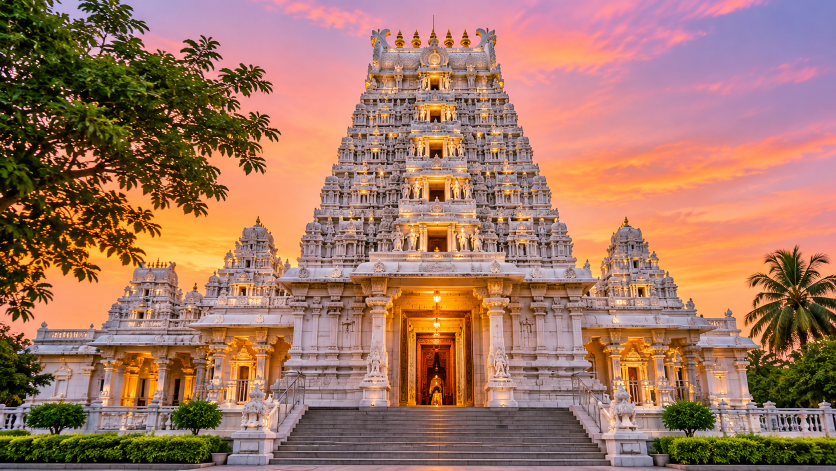
#> input picture temple.png, 1672 x 941 px (shown at 1/2 size)
$ jupyter execute EXP-4.ipynb
#> lines starting #> are read from the running program, lines starting #| are printed output that depends on the picture
[cell 1]
import cv2
import numpy as np
import matplotlib.pyplot as plt
image = cv2.imread('temple.png')
#> image is the input picture: shape (941, 1672, 3); mean B, G, R 99.2, 118.6, 163.8
plt.imshow(cv2.cvtColor(image, cv2.COLOR_BGR2RGB))
plt.title("Original Image")
plt.axis('off')

[cell 2]
tx, ty = 100, 50
M_translation = np.float32([[1, 0, tx], [0, 1, ty]])

translated_image = cv2.warpAffine(image, M_translation, (image.shape[1], image.shape[0]))
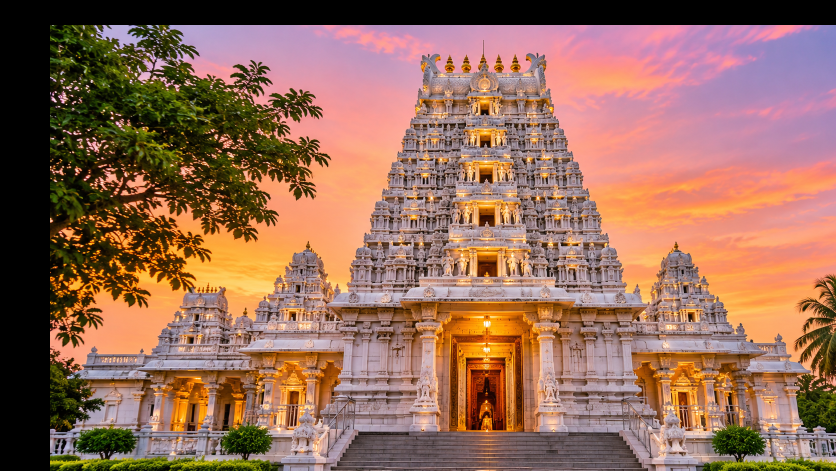
#> translated_image: shape (941, 1672, 3) (shown at 1/2 size); mean B, G, R 88.9, 107.7, 150.2

[cell 3]
plt.imshow(cv2.cvtColor(translated_image, cv2.COLOR_BGR2RGB))
plt.title("Translated Image")
plt.axis('off')

[cell 4]
fx, fy = 5.0, 2.0
scaled_image = cv2.resize(image, None, fx=fx, fy=fy, interpolation=cv2.INTER_LINEAR)
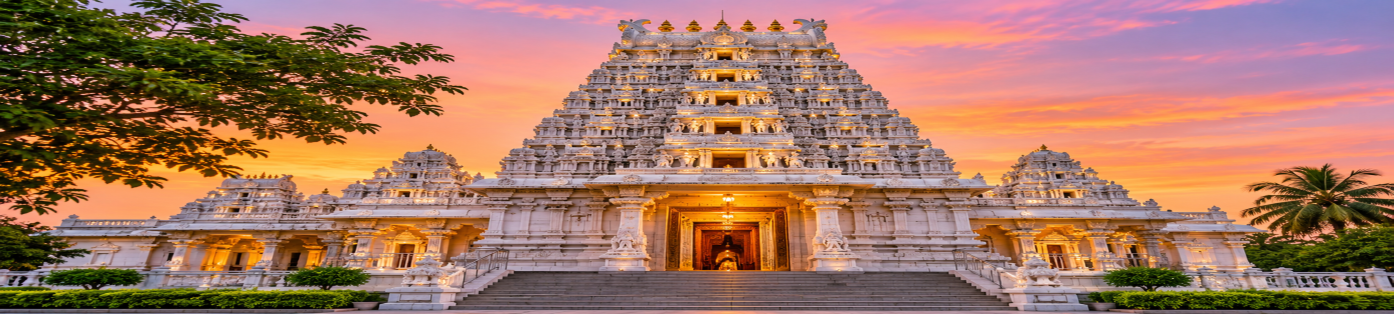
#> scaled_image: shape (1882, 8360, 3) (shown at 1/6 size); mean B, G, R 99.1, 118.6, 163.8
plt.imshow(cv2.cvtColor(scaled_image, cv2.COLOR_BGR2RGB))
plt.title("Scaled Image")
plt.axis('off')

[cell 5]
shear_matrix = np.float32([[1, 0.5, 0], [0.5, 1, 0]])
sheared_image = cv2.warpAffine(image, shear_matrix, (image.shape[1], image.shape[0]))
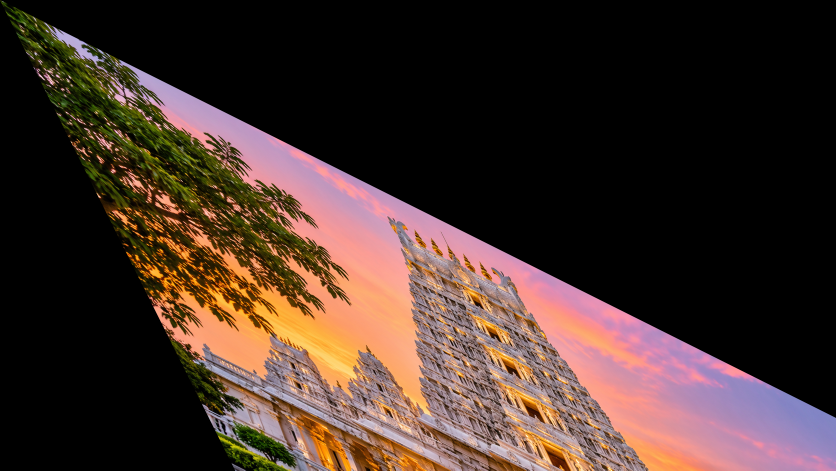
#> sheared_image: shape (941, 1672, 3) (shown at 1/2 size); mean B, G, R 42.5, 49.4, 68.5
plt.imshow(cv2.cvtColor(sheared_image, cv2.COLOR_BGR2RGB))
plt.title("Sheared Image")
plt.axis('off')

[cell 6]
reflected_image = cv2.flip(image, 2)
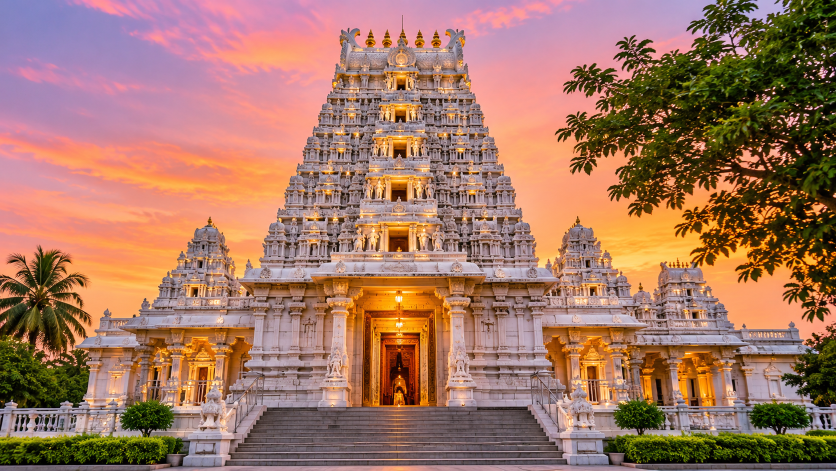
#> reflected_image: shape (941, 1672, 3) (shown at 1/2 size); mean B, G, R 99.2, 118.6, 163.8
plt.imshow(cv2.cvtColor(reflected_image, cv2.COLOR_BGR2RGB))
plt.title("Reflected Image")
plt.axis('off')

[cell 7]
(height, width) = image.shape[:2]
#> height = 941; width = 1672
angle = 45
center = (width // 2, height // 2)
#> center = (836, 470)
M_rotation = cv2.getRotationMatrix2D(center, angle, 1)
rotated_image = cv2.warpAffine(image, M_rotation, (width, height))
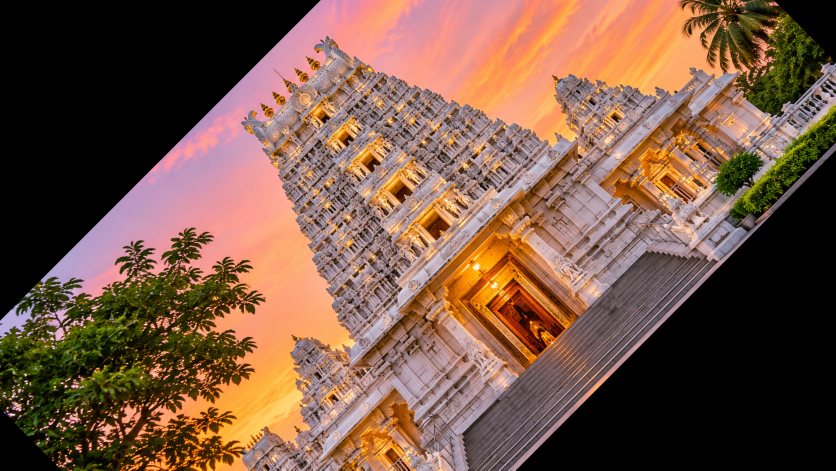
#> rotated_image: shape (941, 1672, 3) (shown at 1/2 size); mean B, G, R 69, 86.7, 119.9

[cell 8]
plt.imshow(cv2.cvtColor(rotated_image, cv2.COLOR_BGR2RGB))
plt.title("Rotated Image")
plt.axis('off')

[cell 9]
x, y, w, h = 100, 100, 200, 150
cropped_image = image[y:y+h, x:x+w]
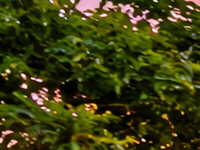
#> cropped_image: shape (150, 200, 3); mean B, G, R 15.8, 61.3, 60.1
plt.imshow(cv2.cvtColor(cropped_image, cv2.COLOR_BGR2RGB))
plt.title("Cropped Image")
plt.axis('off')
